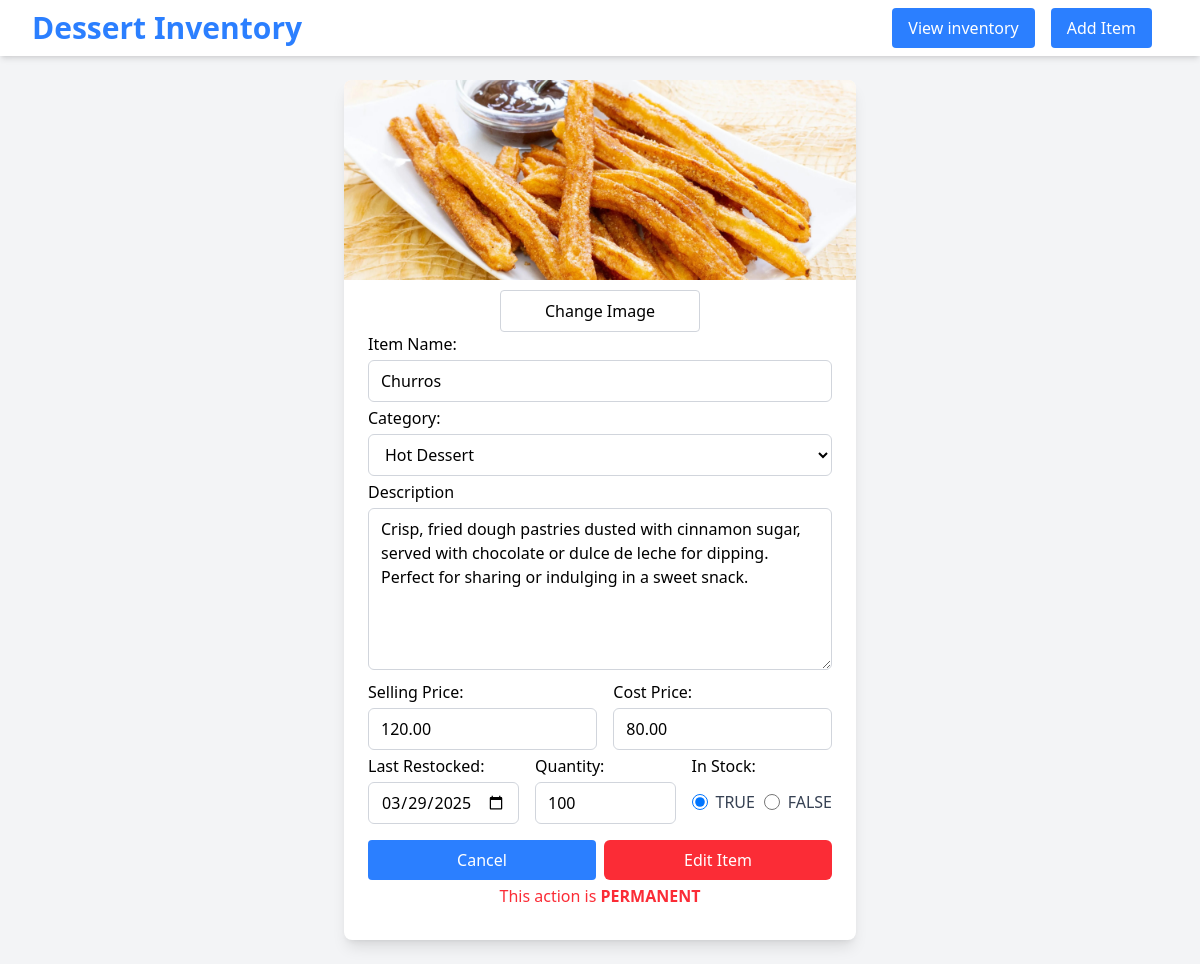
Page /edit-item-form.php?id=10 on the earlier database version.
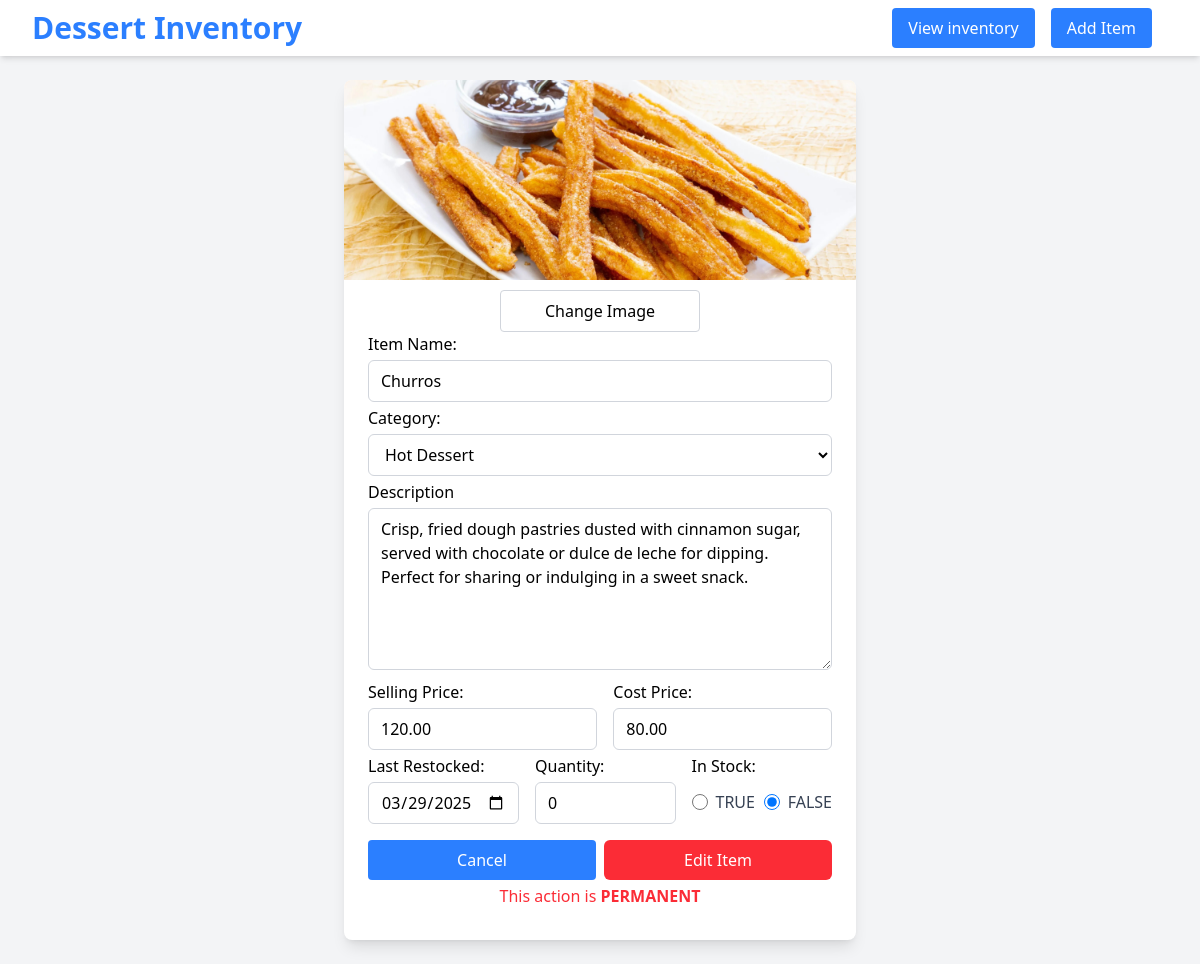
Same page on the later database version.
### tables this page shows
CREATE TABLE IF NOT EXISTS `crem_de_la_crem` (
    id INT PRIMARY KEY AUTO_INCREMENT,
    name VARCHAR(100) NOT NULL,
    category VARCHAR(100),
    description TEXT,
    image_path VARCHAR(255),
    last_restocked DATE NOT NULL,
    is_available TINYINT(1) NOT NULL DEFAULT 1,
    sell_price FLOAT NOT NULL,
    cost_price FLOAT NOT NULL,
    quantity INT NOT NULL
);

### db.php (called while the page is built, shortened)
<?php
$table = "crem_de_la_crem";
?>

### edit-item-form.php (the view, shortened to what the changed rows need)
<?php
require 'db.php';
$id = $_GET['id'];
$sql = "SELECT * FROM $table WHERE id = $id";
$result = $conn->query($sql);
if($result && $result->num_rows > 0) {
    $item = $result->fetch_assoc();
    $id = $item['id'];
    $name = $item['name'];
    $category = $item['category'];
    $description = $item['description'];
    $imagePath = ltrim($item['image_path'], '/');
    $lastRestocked = $item['last_restocked'];
    $isAvailable = ($item["is_available"] ? TRUE : FALSE);
    $sellPrice = number_format(floatval($item['sell_price']), 2);
    $costPrice = number_format(floatval($item['cost_price']), 2);
    $quantity = $item['quantity'];
}
?>
<!DOCTYPE html>
<html lang="en">
<head>
    <link rel="stylesheet" href="dist/styles.css">
</head>
<body class="bg-gray-100">
    <nav class="bg-white p-2 shadow-md flex items-center justify-between px-8 mt">
        <div id="nav-header">
            <h1 class="text-3xl font-bold text-blue-500">Dessert Inventory</h1>
        </div>
    </nav>
    <div id="edit-item-form-div">
        <div id="item-info" class="bg-white max-w-lg rounded-lg shadow-lg overflow-hidden mx-auto my-6">
            <form id="edit-item-form" action="edit-item.php?id=<?php echo $id; ?>" method="post" enctype="multipart/form-data">
                <img id="image-preview" src="<?php echo ($imagePath) ? $imagePath: "./images/placeholder.jpg"; ?>" alt="Uploaded image preview" class="w-full max-h-50 object-cover">
                <div class="p-6 pt-0 mt-2.5">
                    <div class="flex justify-center">
                        <label for="item-image-input" class="flex justify-center w-50 px-4 py-2 border border-gray-300 rounded cursor-pointer hover:bg-gray-300">Change Image</label>
                        <input type="file" name="item-image-input" id="item-image-input" style="display: none;" accept="image/*"><br>
                    </div>
                    <label for="item-name" class="font-medium">Item Name: </label><br>
                    <input type="text" name="item-name" value="<?php echo $name; ?>" class="w-full my-1 px-3 py-2 border border-gray-300 rounded-md focus:outline-none focus:ring-2 focus:ring-blue-600"><br>
                    <label for="item-category" class="font-medium">Category: </label><br>
                    <select name="item-category" class="w-full my-1 px-3 py-2 border border-gray-300 rounded-md focus:outline-none focus:ring-2 focus:ring-blue-600">
                        <option value="Hot_Dessert" <?php echo ($category === "Hot_Dessert") ? "selected" : NULL; ?>>Hot Dessert</option>
                    </select><br>
                    <label for="item-description" class="font-medium">Description</label><br>
                    <textarea
                    name="item-description"
                    rows="6" cols="50"
                    class="w-full my-1 px-3 py-2 border border-gray-300 rounded-md focus:outline-none focus:ring-2 focus:ring-blue-600"
                    placeholder="Enter a description of the item..."><?php echo trim($description); ?></textarea><br>
                    <div id="item-prices" class="flex space-x-4">
                        <div>
                            <label for="item-sell-price" class="font-medium">Selling Price: </label>
                            <input type="number" name="item-sell-price" min="0.00" value="<?php echo $sellPrice; ?>" step="0.01" class="w-full my-1 px-3 py-2 border border-gray-300 rounded-md focus:outline-none focus:ring-2 focus:ring-blue-600"><br>
                        </div>
                        <div>
                            <label for="item-cost-price" class="font-medium">Cost Price: </label>
                            <input type="number" name="item-cost-price" min="0.00" value="<?php echo $costPrice; ?>" step="0.01" class="w-full my-1 px-3 py-2 border border-gray-300 rounded-md focus:outline-none focus:ring-2 focus:ring-blue-600"><br>
                        </div>
                    </div>
                    <div id="item-bottom" class="flex space-x-4">
                        <div class="w-1/3">
                            <label for="item-last-restocked" class="font-medium">Last Restocked: </label>
                            <input type="date" id="item-last-restocked" name="item-last-restocked" value="<?php echo $lastRestocked ?>" class="w-full my-1 px-3 py-2 border border-gray-300 rounded-md focus:outline-none focus:ring-2 focus:ring-blue-600">
                        </div>
                        <div class="w-1/3">
                            <label for="item-quantity" class="font-medium">Quantity: </label>
                            <input type="number" id="item-quantity" name="item-quantity" min="0" value="<?php echo $quantity; ?>" step="1" class="w-full my-1 px-3 py-2 border border-gray-300 rounded-md focus:outline-none focus:ring-2 focus:ring-blue-600"><br>
                        </div>
                        <div class="w-1/3">
                            <div id="in-stock-radio" class="flex justify-between items-center mt-3">
                                <div id="in-stock-radio-true-div" class="flex items-center space-x-2">
                                    <input type="radio"
                                        name="item-is-available"
                                        id="is-available-true"
                                        value="1" <?php echo ($isAvailable) ? "checked" : NULL; ?>
                                        class="cursor-pointer w-4 h-4 text-blue-500 border-gray-300 focus:ring-blue-500 focus:ring-2">
                                    <label for="is-available-true" class="text-gray-700 font-medium cursor-pointer">TRUE</label>
                                </div>
                                <div id="in-stock-radio-false-div" class="flex items-center space-x-2">
                                    <input type="radio"
                                        name="item-is-available"
                                        id="is-available-false"
                                        value="0" <?php echo (!$isAvailable) ? "checked" : NULL; ?>
                                        class="cursor-pointer w-4 h-4 text-blue-500 border-gray-300 focus:ring-blue-500 focus:ring-2">
                                    <label for="is-available-false" class="text-gray-700 font-medium cursor-pointer">FALSE</label>
                                </div>
                            </div>
                        </div>
                    </div>
                    <div class="flex justify-between mt-3">
                        <button id="button-cancel-delete" class="w-57 cursor-pointer bg-blue-500 text-white px-4 py-2 rounded hover:bg-blue-700 transition">Cancel</button>
                        <input type="submit" value="Edit Item" class="w-57 cursor-pointer px-6 py-2 bg-red-500 text-white rounded-md hover:bg-red-700 focus:outline-none focus:ring-2 focus:ring-red-500 focus:ring-opacity-50">
                    </div>
                    <p class="text-center text-red-500 mt-1 mb-2">This action is <span class="font-semibold">PERMANENT</span></p>
                </div>
            </form>
        </div>
    </div>
</body>
</html>

Differences in the rows shown:
changed crem_de_la_crem "Churros": item-quantity "100" → "0"; is_available "☑ TRUE" → "☐ TRUE"; is_available "☐ FALSE" → "☑ FALSE"
